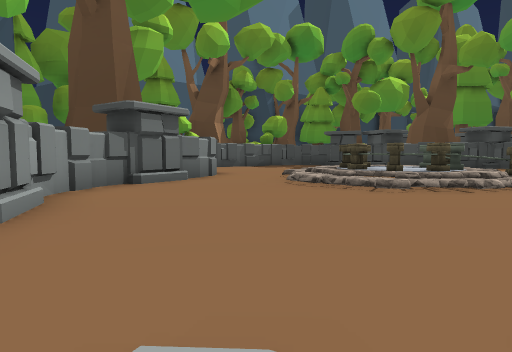
[1] (above)

24 first-person views from a walk through a Unity game level. The camera is 1.3 m above the floor, tilts 4° down and sees 75° across. The floor is counted in squares, 2 m on a side. Each view is taken from the middle of a square. On the plan, view 1 faces up. The plan holds only what a view shows up to about 10 squares ahead; the rest is blank. The place goes on beyond the plan. The player is left out. Some animated figures are left out. Some surface patterns are stand-ins.

[2]
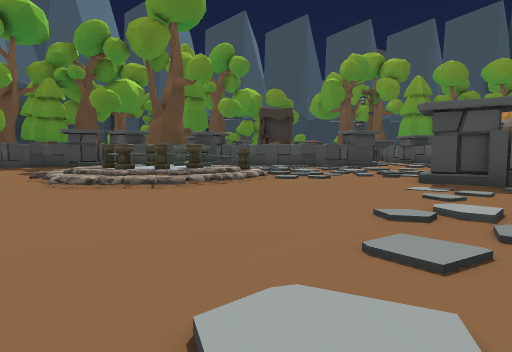

[3]
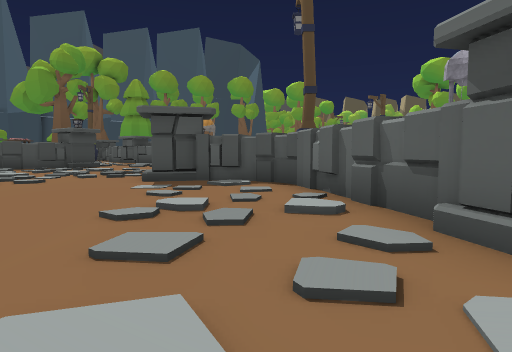

[4]
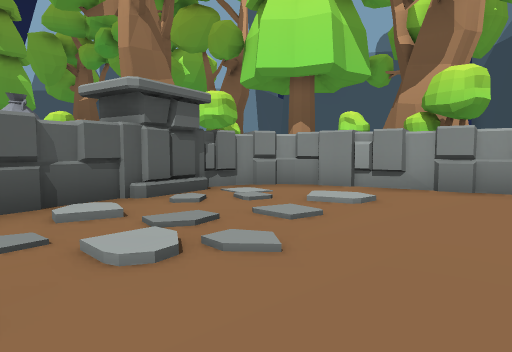

[5]
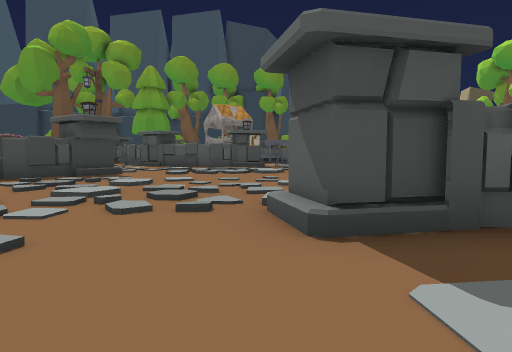

[6]
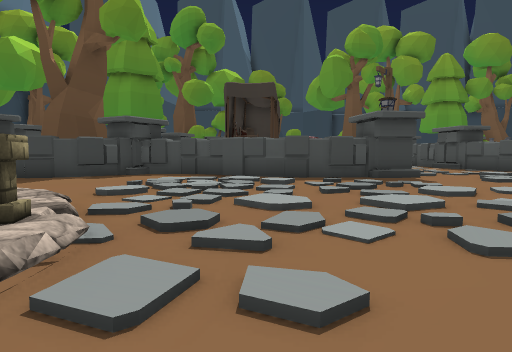

[7]
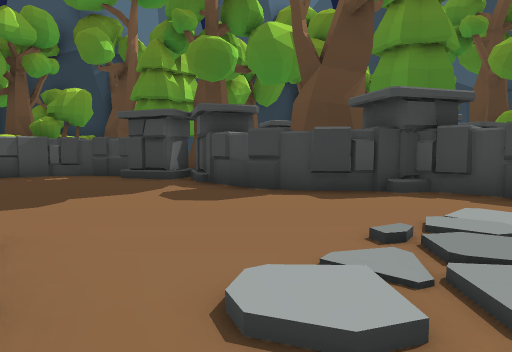

[8]
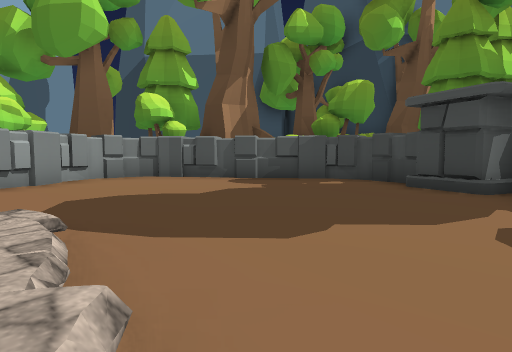

[9]
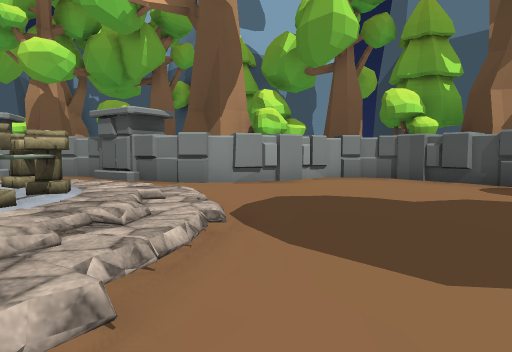

[10]
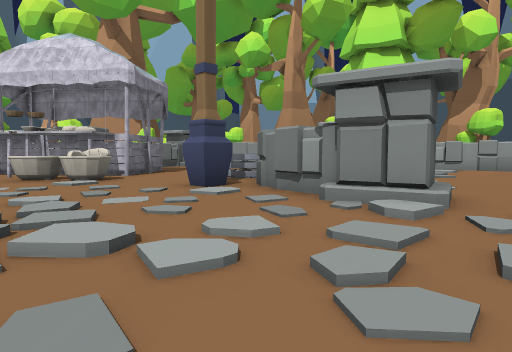

[11]
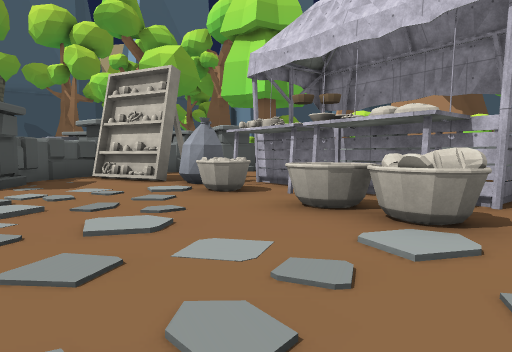

[12]
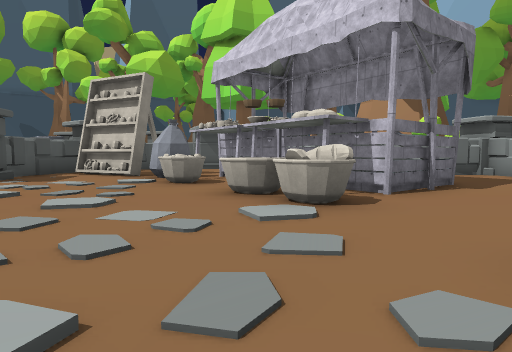

[13]
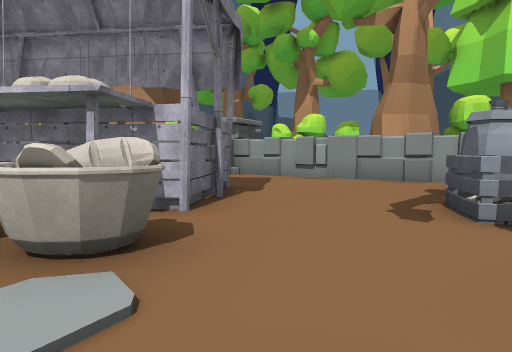

[14]
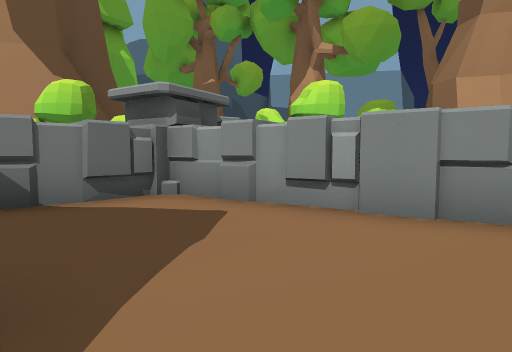

[15]
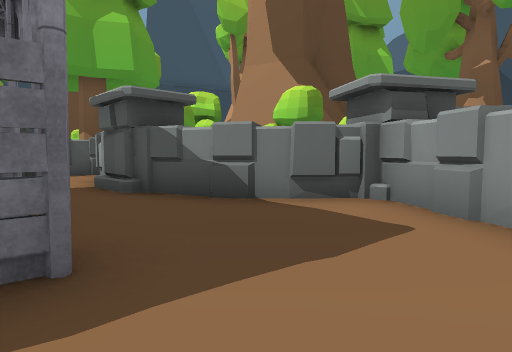

[16]
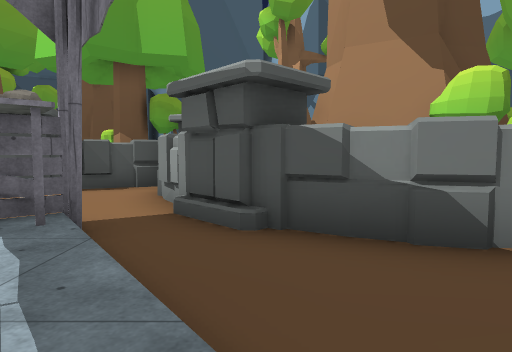

[17]
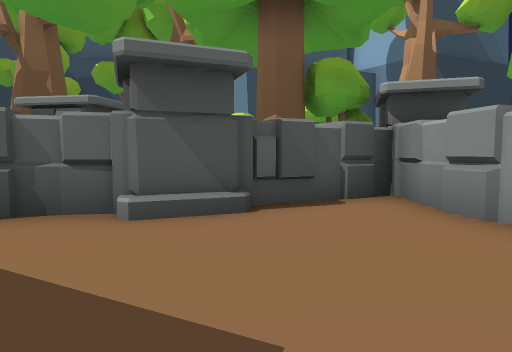

[18]
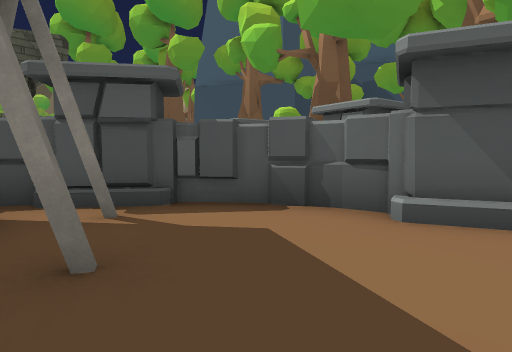

[19]
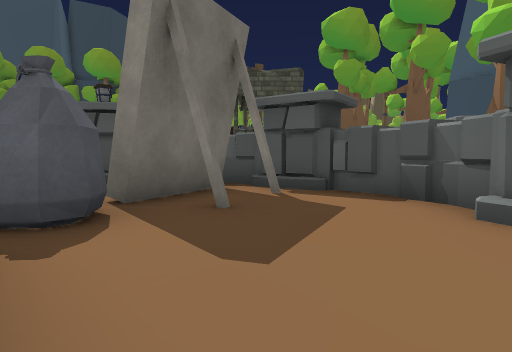

[20]
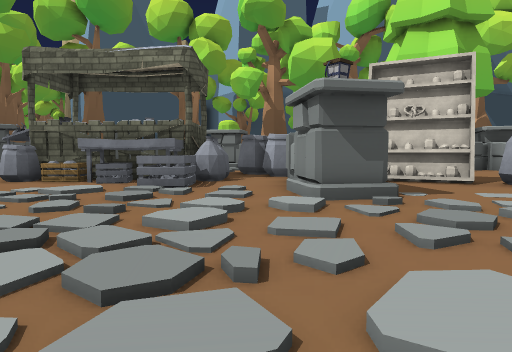

[21]
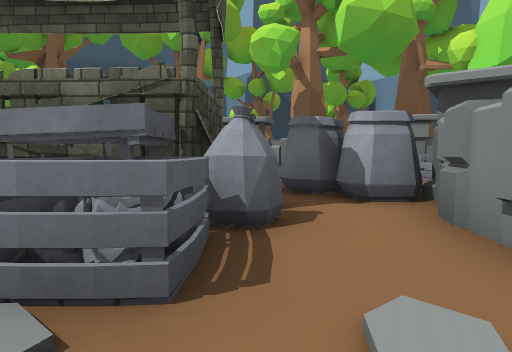

[22]
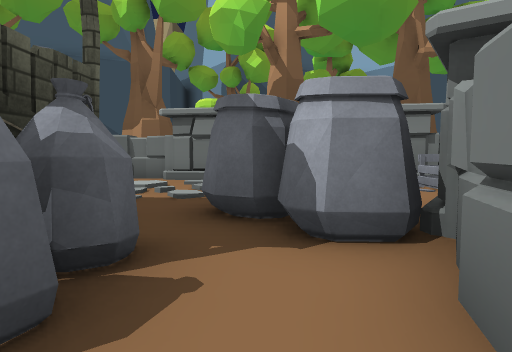

[23]
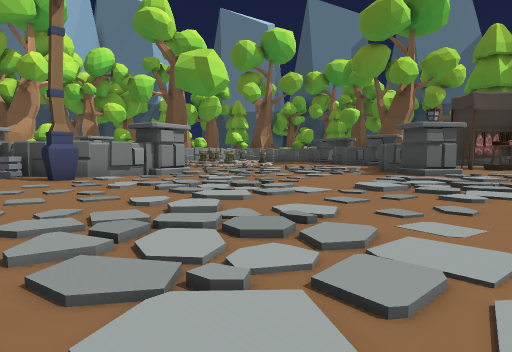

[24]
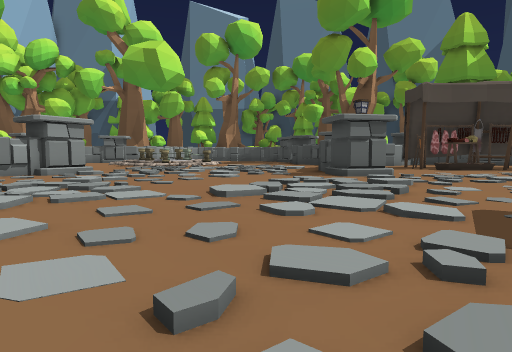

### Floor plan
Key: @ floor where view 1 was taken; # wall or solid block; x gap in a wall; . main floor; : floor 0.25 m higher than the main floor; + floor 0.5 m higher than the main floor; / step, stairs or slope; O other object.
Columns run from 5 left of view 1 to 23 right of it. Each row starts with its distance up from view 1.
 19     OOO  OO
 18   O OO###
 17   OOOO#..OO
 16 O  OOO....O#
 15 O OO.......##
 14 O #.........#####
 13 O #.............#
 12  O##............##
 11    #.............#
 10    #...   +.././.#
  9    #..+ OO /////.##O ..
  8   OO..:O+xO//..././OO...
  7   #...+#OOO///////.//...
  6   #....+///./././...//..
  5 O #.......././../..///..
  4 O O..........///...////.
  3 OOO.........././....//./.
  2   O.........OO../.../.../
  1 OOOO..../...O...///..../.
  0  OOO.@......O...////...//
 -1 OO O......OOO#...../././.
 -2 O   OOOOOOOO.......///..
 -3       OOOOOO.......//.//.
 -4        O......O...../..///
 -5    OOO O.....##O....///.//
 -6      O O...### O...../////.
 -7     OO O...#:  #OO...OO..//
 -8       OOO.../: #OO...OO//././
 -9 OO    OOO..../:# OO...#..OO..
-10         O###..# ..OOO.#.###O#
-11   OOO   O   O.......O##.#####
-12    O    O    #......OOOO.#
-13     O       O#.....##/ O..
-14     O       O##.OO##.. //.
-15   OO        O #OOOOOO   //
-16              OOOOOO     ./
-17               OOO OOO  OOO.
-18                 O   O   O #
-19               OO  OO OOO  OO
-20          OOOO O    O OOO

Where each view was taken, in squares from view 1:
view 1: 0 up, 0 right, facing up
view 2: 0 up, 1 left, facing up-right
view 3: 0 up, 1 left, facing right
view 4: 3 up, 4 right, facing down-left
view 5: 3 up, 4 right, facing right
view 6: 4 up, 5 right, facing up-right
view 7: 8 up, 7 right, facing up
view 8: 10 up, 6 right, facing up-left
view 9: 11 up, 6 right, facing left
view 10: 4 up, 12 right, facing down-left
view 11: 1 down, 11 right, facing down
view 12: 0 up, 10 right, facing down
view 13: 2 down, 10 right, facing down-left
view 14: 5 down, 6 right, facing down-left
view 15: 5 down, 5 right, facing down
view 16: 7 down, 7 right, facing down
view 17: 10 down, 11 right, facing down
view 18: 10 down, 11 right, facing down-right
view 19: 11 down, 9 right, facing right
view 20: 2 down, 18 right, facing down
view 21: 7 down, 19 right, facing down
view 22: 9 down, 18 right, facing down
view 23: 4 down, 18 right, facing up-left
view 24: 1 down, 19 right, facing up-left
